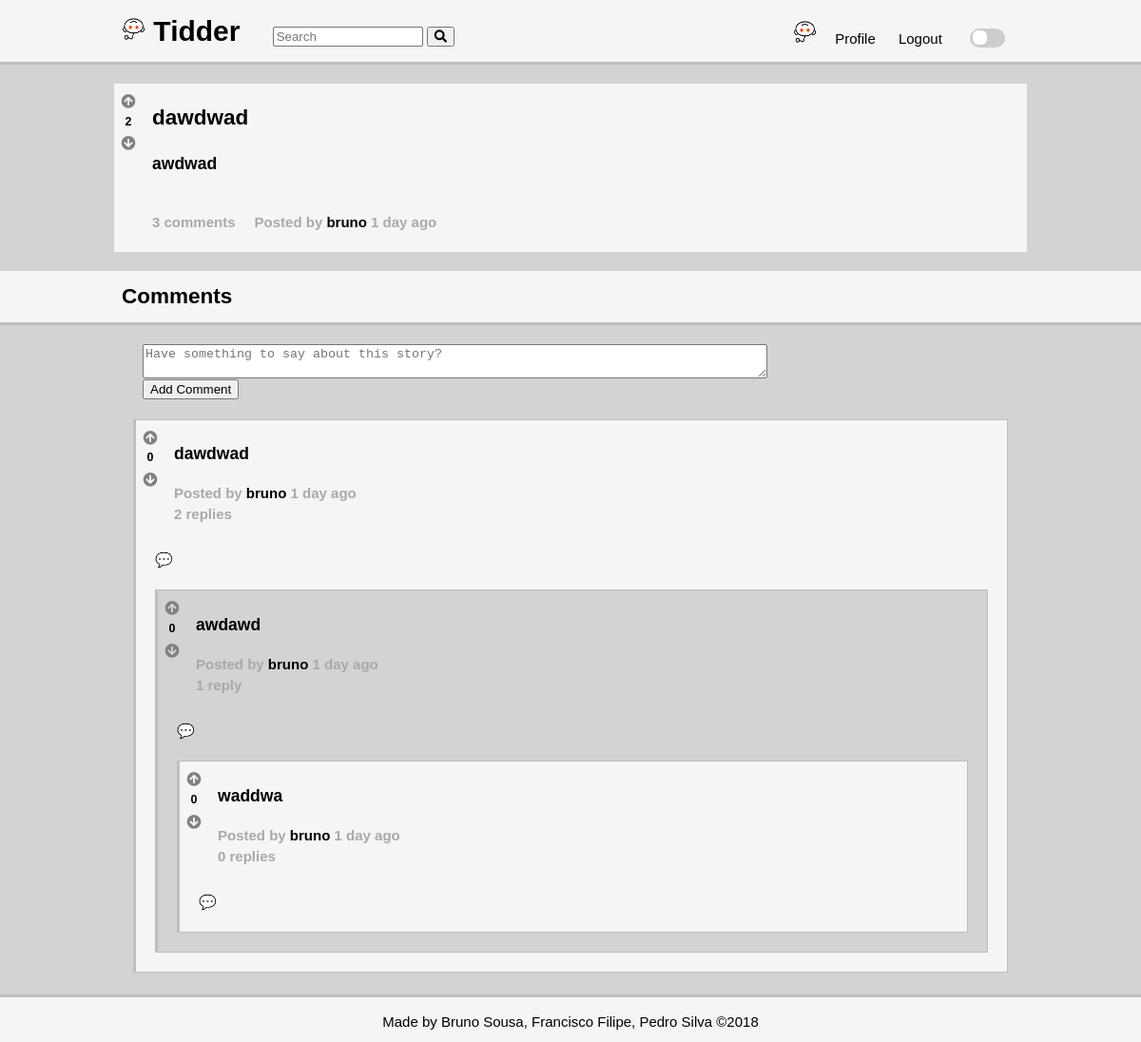
Page /pages/story.php?story_id=4 (signed in) on the committed database.
### tables this page shows
CREATE TABLE opinion (
    opinion_id INTEGER NOT NULL PRIMARY KEY AUTOINCREMENT,
	parent_id INTEGER REFERENCES opinion(opinion_id),
    opinion_title VARCHAR,
    opinion_text VARCHAR NOT NULL,
	channel_id INTEGER REFERENCES channel,
	posted DATETIME NOT NULL,
    user_id INTEGER NOT NULL REFERENCES user
);

### database/db_user.php (called while the page is built, shortened)
<?php
	function getUserName($user_id){
		$db = Database::instance()->db();
		$stmt = $db->prepare('SELECT username FROM user WHERE user_id = ?');
		$stmt->execute(array($user_id));
		return $stmt->fetch()['username'];
	}
	function getPicture($user_id, &$path, &$alt){
		$path = "../pictures/".$user_id.".jpeg";
		if(!file_exists($path))
			$path = "../pictures/".$user_id.".jpg";
		if(!file_exists($path))
			$path = "../pictures/".$user_id.".png";
		if(!file_exists($path)){
			$path = "../pictures/default.jpg";
			$alt ="Default Profile Pic";
		}
	}
?>

### database/db_vote.php (called while the page is built, shortened)
<?php
	function getScore($opinion_id){
		$db = Database::instance()->db();
		$stmt = $db->prepare('SELECT count(*) AS score FROM vote WHERE opinion_id = ? AND value = 1');
		$stmt->execute(array($opinion_id));
		$upvotes = $stmt->fetch()['score'];
		$stmt = $db->prepare('SELECT count(*) AS score FROM vote WHERE opinion_id = ? AND value = -1');
		$stmt->execute(array($opinion_id));
		$downvotes = $stmt->fetch()['score'];
		return $upvotes - $downvotes;
	}
	function getVote($opinion_id, $user_id){
		$db = Database::instance()->db();
		$stmt = $db->prepare('SELECT value FROM vote WHERE opinion_id = ? AND user_id = ?');
		$stmt->execute(array($opinion_id, $user_id));
		$value = $stmt->fetch();
		return 0;
	}
?>

### database/db_story.php (called while the page is built, shortened)
<?php
	function getStory($story_id) {
		$db = Database::instance()->db();
		$stmt = $db->prepare('SELECT * FROM opinion WHERE opinion_id = ? AND parent_id IS NULL');
		$stmt->execute(array($story_id));
		return $stmt->fetch();
	}
?>

### database/db_comment.php (called while the page is built, shortened)
<?php
	function getAllComments($parent_id) {
		$db = Database::instance()->db();
		$stmt = $db->prepare('SELECT * FROM opinion WHERE parent_id IS ?');
		$stmt->execute(array($parent_id));
		return $stmt->fetchAll();
	}
?>

### includes/date.php (called while the page is built, shortened)
<?php
	function deltaTime($now, $date){
		$time = strtotime($date);
		$delta = $now - $time;
		if(!floor($delta/2592000)){
			$time_word = (floor($delta/86400) == 1 ? ' day ' : ' days ');
			return floor($delta/86400).$time_word.'ago';
		}
		$time_word = (floor($delta/31104000) == 1 ? ' year ' : ' years ');
		return floor($delta/31104000).$time_word.'ago';
	}
?>

### pages/story.php (the view, shortened to what this page needs)
<?php
	include_once('../includes/date.php');
	include_once('../database/db_user.php');
	include_once('../database/db_story.php');
	include_once('../database/db_comment.php');
	include_once('../database/db_vote.php');
	include_once('../templates/tpl_common.php');
	include_once('../templates/tpl_comments.php');
	$story_id = $_GET['story_id'];
	try {
		$story = getStory($story_id);
    } catch (PDOException $e) {
        die(header('Location: stories.php'));
	}
	$now = time();
	$username = getUserName($story['user_id']);
	$score = getScore($story_id);
	if(isset($_SESSION['user_id']))
		$vote = getVote($story_id, $_SESSION['user_id']);
	$page = 'story.php?story_id='.$story_id;
	draw_header(true);
?>
	<section id="story" data-id="<?=$story_id?>">
		<div class = "container">
			<div class = "votes-container">
				<div class="upvote" role="button" data-value="<?=$vote?>"><i class="fas fa-arrow-circle-up"></i></div>
				<h5><?=$score?></h5>
				<div class="downvote" role="button" data-value="<?=$vote?>"><i class="fas fa-arrow-circle-down"></i></div>
			</div>
			<div class = "story-content">
			<h2><?=htmlentities($story['opinion_title'])?></h2>
			<h3><?php
				$lines = explode(PHP_EOL, $story['opinion_text']);
				foreach($lines as $line) { ?>
					<p><?=htmlentities($line);?></p>
			<?php } ?></h3>
			<?php
			$number_comments = getNumberComments($story_id);
			if($number_comments == 1){ ?>
				<h4><?=$number_comments?> comment</h4>
			<?php } else { ?>
				<h4><?=$number_comments?> comments</h4>
			<?php } ?>
			<h4>Posted by <a href="<?='profile.php?username='.urlencode($username)?>"><?=$username?></a> <?=deltaTime($now, $story['posted'])?></h4>
			</div>
		</div>
	</section>
<?php
	$comments = array_reverse(getAllComments($story_id));
	for($i = 0; $i < count($comments); $i++){
		$comments[$i]['username'] = getUserName($comments[$i]['user_id']);
		$comments[$i]['score'] = getScore($comments[$i]['opinion_id']);
		if(isset($_SESSION['user_id']))
			$comments[$i]['vote'] = getVote($comments[$i]['opinion_id'], $_SESSION['user_id']);
	}
	draw_comments_header($comments,true);
	draw_footer();
?>

### templates/tpl_common.php (shortened to what this page needs)
<?php
include_once('../database/db_user.php');
function draw_header($isnt_login_signup) {
	global $page;
?>
<!DOCTYPE html>
<html lang="en-US">
<head>
	<link rel="stylesheet" href="https://use.fontawesome.com/releases/v5.5.0/css/all.css">
	<link rel="stylesheet" type="text/css" href="../css/style.css">
</head>
<body class = "light">
	<div class = "wrapper">
	<header>
		<div class = "container">
			<h1>
				<a href="../index.php" class = "dont-underline">
					<img src="../pictures/default.jpg" alt="icon" width = "25" height = "25"> Tidder
				</a>
			</h1>
			<div class = "form-container">
				<form method="get" action="../actions/action_search.php">
					<input type="text" name="search" placeholder="Search" required>
					<input type="submit" class="fa fa-input" value="&#xf002">
				</form>
			</div>
			<nav>
				<ul>
			<?php if(!isset($_SESSION['user_id'])) {
				if($isnt_login_signup) { ?>
					<li><a href='../pages/login.php?redirect=<?=urlencode($page)?>'>Login</a></li>
					<li><a href='../pages/signup.php?redirect=<?=urlencode($page)?>'>Signup</a></li>
			<?php }
			} else {
				$username = getUserName($_SESSION['user_id']);
				$profile_link = "../pages/profile.php?username=".urlencode($username); ?>
					<li><img src=<?=$path?> alt=<?=$alt?> width="25" height="25">
					<li><a href=<?=$profile_link?>>Profile</a></li>
					<li><a href='../actions/action_logout.php?redirect=<?=urlencode($page)?>'>Logout</a></li>
			<?php } ?>
					<li>
						<label class = "switch">
							<span class = "slider round"></span>
						</label>
					</li>
				</ul>
			</nav>
		</div>
	</header>
<?php
}
function draw_footer() {?>
		</div>
		<footer>
			<p>
				Made by <a href="https://github.com/Rekicho">Bruno Sousa</a>,
				<a href="https://github.com/CiscoFrisco">Francisco Filipe</a>,
				<a href="https://github.com/PedroMiguelSilva">Pedro Silva</a> &copy;2018
			</p>
		</footer>
	</body>
</html>
<?php } ?>

### templates/tpl_comments.php (shortened to what this page needs)
<?php
	include_once('../database/db_comment.php');
	function getNumberComments($story) {
		$comments = getAllComments($story);
		$count = 0;
		foreach($comments as $comment){
			$count += getNumberComments($comment['opinion_id']);
		}
		return count($comments) + $count;
	}
	function draw_comments_header($comments,$not_profile){
		global $story_id;
		if($not_profile){ ?>
			<section id="comments" data-id="<?=$story_id?>">
		<?php } else { ?>
			<section id="comments">
		<?php } ?>
			<header class = "secondary-header">
				<div class = "container">
					<h2>Comments</h2>
				</div>
			</header>
			<div class="container">
		<?php if($not_profile){
			if((isset($_SESSION['user_id']))) { ?>
				<form>
					<textarea name="comment" placeholder="Have something to say about this story?" required></textarea>
					<input type="submit" value="Add Comment">
				</form>
		<?php } else { ?>
			<p>Want to add a channel? <a href='../pages/login.php?redirect=<?=urlencode($page)?>'>Login</a> or <a href='../pages/signup.php?redirect=<?=urlencode($page)?>'>Signup</a></p>
		<?php }
		}
		draw_comments($comments,$not_profile);?>
			</div>
		</section>
	<?php }
	function draw_comments($comments, $not_profile){
		global $story_id?>
		<ol>
		<?php
		    foreach($comments as $comment)
				draw_comment($comment, $not_profile);
		?>
	    </ol>
        <?php } ?>
    <?php function draw_comment($comment, $not_profile) {
		global $now;
		$regex = '/\[([^\]]+)\]\((http[s]?:[\/]{2})?(www\.)?([-a-zA-Z0-9@:%&_\+~#=]{2,256}\.[a-z]{2,6}\b[-a-zA-Z0-9@:%_\+.~#?&=\/]*)\)/';
		$comment['opinion_text'] = preg_replace($regex,"<a href=\"https://www.$4\"	>$1</a>",$comment['opinion_text']);
		$regex_user = '/\/u\/([-a-zA-Z0-9@:%_\+.~#?&=\/]+)/';
		$comment['opinion_text'] = preg_replace($regex_user, "<a href=\"profile.php?username=$1\">$0</a>",$comment['opinion_text']);
		$regex_channel = '/\/c\/([-a-zA-Z0-9@:%_\+.~#?&=\/]+)/';
		$comment['opinion_text'] = preg_replace($regex_channel, "<a href=\"profile.php?username=$1\">$0</a>",$comment['opinion_text']);
		?>
		<li>
		<article class="comment" data-id="<?=$comment['opinion_id']?>">
			<div class = "votes-container">
				<div class="upvote" role="button" data-value="<?=$comment['vote']?>"><i class="fas fa-arrow-circle-up"></i></div>
				<h5><?=$comment['score']?></h5>
				<div class="downvote" role="button" data-value="<?=$comment['vote']?>"><i class="fas fa-arrow-circle-down"></i></div>
			</div>
			<div class = "comment-container">
			<h3><?=htmlentities($comment['opinion_text'])?></h3>
			<h4>Posted by <a href="<?='profile.php?username='.urlencode($comment['username'])?>"><?=$comment['username']?></a> <?=deltaTime($now, $comment['posted'])?></h4>
			<?php
			$replieNum = getNumberComments($comment['opinion_id']);
			if($replieNum == 1){ ?>
				<h4><?=$replieNum?> reply</h4></div>
			<?php } else { ?>
				<h4><?=$replieNum?> replies</h4></div>
			<?php }
			if(isset($_SESSION['user_id']) && $not_profile) { ?>
				<div class="comment_comment" role="button">&#128172;</div>
			<?php }
				$comments = array_reverse(getAllComments($comment['opinion_id']));
				for($i = 0; $i < count($comments); $i++){
					$comments[$i]['username'] = getUserName($comments[$i]['user_id']);
					$comments[$i]['score'] = getScore($comments[$i]['opinion_id']);
					if(isset($_SESSION['user_id']))
						$comments[$i]['vote'] = getVote($comments[$i]['opinion_id'], $_SESSION['user_id']);
				}
				draw_comments($comments,$not_profile);
			?>
		</article>
		</li>
    <?php } ?>

### css/style.css (style rules this page uses)
:root { --main-bg-color: #eee; --section-login-bg-color: white; --section-login-border-color: #ddd; --section-login-footer-bg-color: #eef; --button-bg-color: #bbf; --button-hover-bg-color: #aaf; --grey-shade-0: #f9f9f9; --grey-shade-1: #f5f5f5; --grey-shade-1-5: #efefef; --grey-shade-2: #d3d3d3; --grey-shade-3: #bebebe; --grey-shade-4: #a9a9a9; --grey-shade-5: #808080; --grey-shade-6: #505050; }
html, body { height: 100%; margin: 0; }
.wrapper { min-height: 100%; margin-bottom: -50px; }
.wrapper:after { content: ""; display: block; height: 50px; }
body.light { --main-bg: var(--grey-shade-2); --writing-bg: var(--grey-shade-1); --hover-bg: var(--grey-shade-2); --border-color: var(--grey-shade-3); --main-font-color: black; }
body { background-color: var(--main-bg); font: 15px/1.5 Arial, Helvetica, sans-serif; padding: 0; position: relative; }
h2, h3, h5,p { color: var(--main-font-color); }
.container { width: 80%; margin: 0px auto; overflow: hidden; min-height: 100%; position: relative; }
footer { background-color: var(--writing-bg); border-top: var(--border-color) 3px solid; height:50px; text-align: center; color: var(--main-font-color); }
textarea { width: 70%; display: block; }
.comment_comment { margin: 20px; }
section#comments form { margin-left: 30px; margin-top: 20px; margin-bottom: 10px; }
a { color: var(--main-font-color); text-decoration: none; }
nav a { padding: 5px; }
ol { list-style-type: none; padding: 0; }
.switch { margin: 10px; position: relative; display: inline-block; width: 37px; height: 20px; }
.slider { position: absolute; cursor: pointer; top: 0; left: 0; right: 0; bottom: 0; background-color: #ccc; -webkit-transition: .4s; transition: .4s; height: 20px; }
.slider:before { position: absolute; content: ""; height: 15px; width: 15px; left: 3px; bottom: 3px; background-color: white; -webkit-transition: .4s; transition: .4s; }
.slider.round { border-radius: 60px; }
.slider.round:before { border-radius: 40%; }
.fa-arrow-circle-down, .fa-arrow-circle-up { color: var(--grey-shade-5); }
.upvote , .downvote { margin:0; padding:0; margin-top: 3px; }
header { background-color: var(--writing-bg); color: var(--main-font-color); padding: 10px; border-bottom: var(--border-color) 3px solid; }
header li { display: inline; padding: 0 5px; }
header ul { padding: 0; margin: 0; }
header h1 { display: inline-block; margin: 0; }
header nav { display: inline-block; margin-top: 10px; position: absolute; right: 0; }
.form-container { display: inline-block; padding: 0; margin: 0; width: 200px; padding-left: 30px; }
.form-container input:nth-child(1) { width: 150px; }
section#story .container { margin-top: 20px; background-color: var(--writing-bg); margin-bottom: 20px; }
section#story .container h4 { float: left; color: var(--grey-shade-4); font-size: 15px; padding-right: 20px; }
.story-content { padding-left: 40px; padding-right: 40px; }
.secondary-header h3, .secondary-header h2 { display: inline-block; padding-right: 20px; margin: 0; }
.comment-container { padding: 5px; padding-left: 40px; }
.comment-container h4 { margin:0; padding:0; color: var(--grey-shade-4); font-size: 15px; padding-right: 20px; }
article.comment { background-color: var(--writing-bg); border: 1px solid var(--border-color); border-left: 3px solid var(--border-color); margin: 20px; }
article.comment.dark-comment { background-color: var(--grey-shade-2); }
.votes-container { position: absolute; float: left; width: 30px; display: flex; align-items: center; justify-content: center; flex-direction: column; margin-top: 5px; }
.votes-container h5 { padding: 0; margin: 0; text-align: center; }

### rows in the picture
opinion: opinion_title "dawdwad", opinion_text "awdwad", posted "1 day ago"
opinion: score "0", opinion_text "dawdwad", username "bruno", posted "1 day ago", replieNum "2"
opinion: score "0", opinion_text "awdawd", username "bruno", posted "1 day ago", replieNum "1"
opinion: score "0", opinion_text "waddwa", username "bruno", posted "1 day ago", replieNum "0"

### other values in the picture
$score "2"
$number_comments "3"
$username "bruno"
